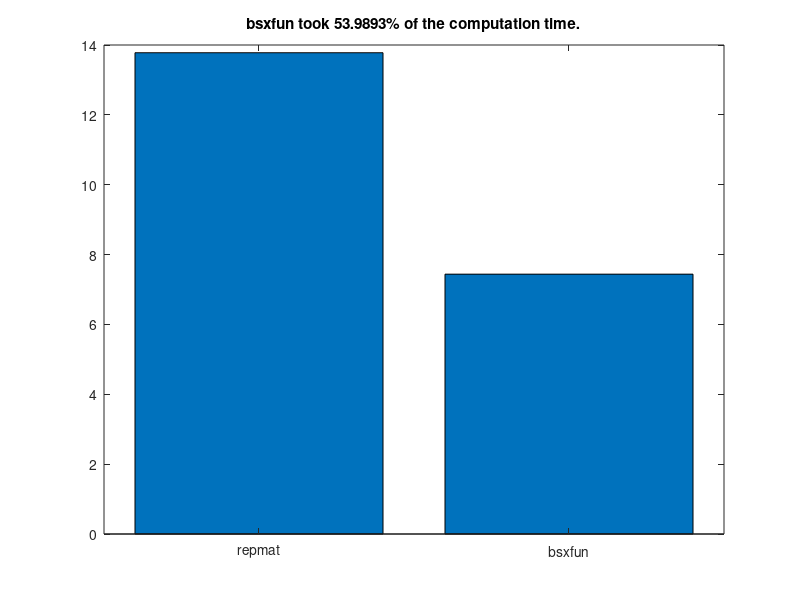

Recreate this plot in MATLAB.
%% Analyzing Neural Time Series Data
% Matlab code for Chapter 4 script A
% Mike X Cohen
% 
% This code accompanies the book, titled "Analyzing Neural Time Series Data" 
% (MIT Press). Using the code without following the book may lead to confusion, 
% incorrect data analyses, and misinterpretations of results. 
% Mike X Cohen assumes no responsibility for inappropriate or incorrect use of this code. 

%% variables, part I
% Let's start with variables. A variable is a place-holder for
% information. To create a variable, you simply assign it information. 
% For example,

mike = 10;
bob  = 20;

% If you type these into the command window (or highlight them here and hit
% F9, or highlight them, right-click, and choose "Evaluate Selection"), you 
% will create the variables.
% Because the variables refer to numbers, you can add them, multiple them,
% etc: 
mike + bob; % Note: You can also put comments after code
(mike+bob)/(mike-bob)

% Notice that when the line ends with a semicolon, the output is suppressed, 
% and when there is no semicolon, it outputs the results in the command window.

% variables can also be strings:
mike = 'mike'; 
% now we've re-assigned mike from a number to a character array. Type
% 'whos' into the matlab command. 
whos

% You can also assign matrices to variables:
a_simple_matrix=[ 3 4 5; 1 2 3; 9 8 7 ];
% type this into the command to see how the semicolon was used to delineate
% separate lines. 

% Square brackets concatinate: 
mikes_full_name = [ mike ' cohen' ];
mikes_two_fav_numbers = [ 7 23 ];

% type whos in the command to see the properties of our variables. Note the 
% difference between double and char (character), and note the sizes of different variables.

%% Variables, part II

% Variables can be more sophisticated. Variables can be cells, which
% are like blocks that may contain different kinds of information. 
var1{1} = [ 1 2 3 4 5 6 7 ];
var1{2} = 'hello world';
var1{3} = [ 1 3 6 7 4 3 5 6 7 87 76 43 4 5 6 767 ];

var1
var1{2}

% The most flexible type of variable is a structure. Structures contain fields that 
% are used for different kinds of data. For example:

ANTS.name = 'mike'; % ANTS = Analyzing Neural Time Series
ANTS.position = 'author';
ANTS.favorite_toothpaste_flavor = 'cinnamon';
ANTS.number_of_watches = 18;
ANTS.favorite_color = [ .8 .1 .8 ]; % RGB values

% You can also have an array of structures
ANTS(2).name = 'Your name here';
ANTS(2).position = 'reader';
ANTS(2).favorite_toothpaste_flavor = 'bratworst'; % gross, but true
ANTS(2).number_of_watches = 1;
ANTS(2).favorite_color = [ 1 1 1 ];

% now you can get information about all fields from one specific element of
% the structure:
ANTS(1)

% or information about one field within one member:
ANTS(1).number_of_watches

% or information about one field from all members:
ANTS.favorite_toothpaste_flavor

% note that this last result came out as two separate answers. If you want
% to combine them into a single output (e.g., a cell array), use curly
% brackets:
{ANTS.favorite_toothpaste_flavor}

%% functions

% functions are modular pieces of code stored in a separate file. Most
% functions can be opened and you can see/modify the code. Some functions
% are compiled and not viewable or editable.

% Functions may take inputs:
randperm(4) % randperm is a function that randomly permutes integers. 4 is the input. 

% or a vector:
mean([1 3 2 4 3 5 4 6])

% to see the guts of this function, highlight "mean" and right-click,
% Open File (or type "edit mean" in the command, or highlight and Ctrl-D)

% IMPORTANT! Do not modify matlab functions unless you really know what
% you're doing! A better idea is to copy the function into a different file
% and use a different name. 

% Most functions also give outputs:
permuted_integers = randperm(4); % now the output of the function is stored in a new variable

whos permuted_in* % Note that you can also use the * character for whos

% some functions can have multiple inputs: 
random_number_matrix = rand(4,6); % Here, we asked for a 4 x 6 matrix of random numbers

% some functions have multiple outputs:
[max_value max_value_index] = max([1 2 3 9 8 7 6]);
% This also shows matrix indexing, which we'll get to soon. 

% IMPORTANT: You can use the output of one function as the input to another
% function. This is a powerful way to make your matlab programming fast and
% efficient. On the other hand, if you embed functions to an extreme you
% might unreadable code.
[max_value max_value_index] = max( randperm( round( rand(1)*10 ) ) );
% Note that when you put the cursor on a parenthesis, it underlines the
% corresponding other parenthesis. 

% type 'help <function_name>' in the matlab command to
% read about a function. 
help max % also try: doc max

%% indexing

% Indexing is a powerful tool in matlab to access particular parts of a
% variable. Indexing is very simple: Imagine you have 100 twinkies arranged
% in a 10 x 10 square: 
twinkies = rand(10,10)

% If you wanted to eat the twinkie in the 4th row, 8th column, you write:
the_twinkie_i_will_eat = twinkies(4,8);

%% The colon operator

% By default, the colon operator increments in integer units from the 
% first to the second number. Observe:
1:10
% You can also increment by a certain amount:
1:2:10
count2ten=1:.23956:10;

% the colon operator is also useful when indexing. Let's say you want to
% eat several twinkies:
twinkies_i_will_eat = twinkies(4:8,2:7);

% Question: How big should the variable twinkies_i_will_eat be? 
whos twin* % answer

% To count backwards, you must specify that you want to skip with a negative number:
rookie_mistake     = 10:1;
how_the_pros_do_it = 10:-1:1;

%% determining the sizes of variables

% You can see variable sizes using whos, but there are also ways 
% to output matrix sizes into variables, which will be useful in many situations.

length(random_number_matrix)
% important! "length" returns the length of the longest dimension, regardless of how many dimensions there are!

% you can use size to find the sizes of all dimensions:
size(twinkies)
size(twinkies,1) % or only specific dimensions...

numel(twinkies) % numel stands for 'total number of elements'

% these functions also produce outputs:
twinkie_array_size = size(twinkies);
prod(twinkie_array_size) % prod returns the product of input numbers

% of course, these functions work on non-numeric variables, e.g.,
length(ANTS)

%% for-loops

% A for-loop is a way to iterate repeatedly:

for counting_variable = 1:10
    disp(counting_variable); % disp stands for display, which prints information in the command window
end

% another example:
for counting_variable = 1:2:10
    disp([ 'The ' num2str(counting_variable) 'th iteration value times 2 divided by 3 and added to 7 is ' num2str(counting_variable*2/3+7) '.' ])
end

% You can embed loops within loops
for i = 1:5
    for j = 3:7
        product_matrix(i,j) = i*j; % Matlab produces a warning here because product_matrix is not initialized. See text in Chapter 4.
    end
end

% Two important things to note here: (1) You can use the same numbers as
% indices AND as variables; (2) Unspecified elements in a matrix are
% automatically created and set to zero. 

number_rows    = 5; % having many spaces is allowed and facilitates code aesthetics
number_columns = 7;
% initialize matrix with zeros
product_matrix = zeros(number_rows,number_columns);

for i=1:number_rows
    for j=1:number_columns
        product_matrix(i,j)=i*j;
    end % end j-loop
end % end i-loop

% note the comments following end-statements. When you have multiple long
% loops, this kind of commenting will be helpful. Also note that when you 
% click on one of the "for" or "end" statements, its pair will be underlined. 

%% if-statements

% Exactly how it sounds
if 4>5
    disp('Something has gone awry in the universe')
end

if 4>5
    disp('Something is still very wrong')
else
    disp('Whew! Everything''s normal.') % note the two single-parenthesis marks inside the string
end

% the 'switch/case' statement is similar to 'if/else'
for counting_variable = 1:2:10
    switch counting_variable
        case 1 % compares 'counting_variable' to '1'
            disp([ 'The ' num2str(counting_variable) 'st iteration value times 2 divided by 3 and added to 7 is ' num2str(counting_variable*2/3+7) '.' ])
        case 2
            disp([ 'The ' num2str(counting_variable) 'nd iteration value times 2 divided by 3 and added to 7 is ' num2str(counting_variable*2/3+7) '.' ])
        case 3
            disp([ 'The ' num2str(counting_variable) 'rd iteration value times 2 divided by 3 and added to 7 is ' num2str(counting_variable*2/3+7) '.' ])
        otherwise
            disp([ 'The ' num2str(counting_variable) 'th iteration value times 2 divided by 3 and added to 7 is ' num2str(counting_variable*2/3+7) '.' ])
    end % end switch
end

%% boolean (true/false)

% sometimes, it's useful to know if a statement is TRUE or FALSE. 
% You can use a double-equals sign:

5==5

% The answer is '1', which in this case means 'true'. The oppose of true (1) is false (0):
5==4

% You can assign these answers to variables:
fourIsFive = 4==5; % see below for disambiguating = and ==

whos fourIsFive
% note that 'fourIsFive' is type "logical", or boolean. 

% Other related useful functions:
matrix0 = false(10,3);
matrix1 = true(4,12);

% you can use the tilde "~" to negate a statement:
~(1==1) % false because the negation of 1==1 is false
~(4>3)  % also false because the negation of 4>3 is false
~(4<3)  % true because it is false (~) that 4 is greater than 3. Tricky!

% things can sometimes get tricky:
truthtest = 1 == 2;

% Remember:
%    One equals sign is a statement ("you have this value").
%    Two equals signs means you are asking a question ("are these the same?").
% Mnemonic: "Say with one (=), ask with two (==), then you know just who is who!" 
%           (I didn't say it was a good mnemonic...)

%% repmat

% repmat is short for "replicate matrix." It is a handy function that
% is often used in analyses. The problem that repmat solves is matrix
% operations with other matrices. First, consider that adding a scalar 
% (a single number) to a matrix is no problem. 

mat = rand(4);

mat+23

% Now imagine that mat is EEG data with 4 electrodes and 10 time points:
mat = rand(4,10);

% now you want to subtract the mean over time:
meanOverTime = mean(mat,2); % second input to mean function is the dimension along which to compute the mean

mat = mat - meanOverTime;

% the previous line crashes because the matrices are of unequal size
whos mat meanOverTime

% repmat will help:
meanOverTimeRepmat = repmat(meanOverTime,1,size(mat,2));
whos mat meanOverTime*
% repmat takes 3 inputs: the matrix you want to replicate, the number of
% times to replicate it over rows, and the number of times to replicate it
% over columns (you can also input more dimensions). We want to replicate
% this matrix only over time points (the size of the second dimension of
% mat). Now the subtraction works:

matmean = mat - meanOverTimeRepmat;


% Other examples of repmat:
mat = [1 2 3; 10 20 30];

repmat(mat,1,1)
repmat(mat,1,2)
repmat(mat,2,1)

%% bsxfun

% bsxfun is a useful function for fast and easy array and matrix manipulations.
% It was introduced to Matlab fairly recently, so older versions of Matlab
% do not have this utility. 

% for example, the following function will add 4 to a random matrix:
bsxfun(@plus,randn(10),4)

% this might not seem any better than "randn(10)+4" and for this small
% case, it isn't. bsxfun is more useful because it performs
% singleton-expansion, which means you may be able to avoid using repmat.
% For example, imagine a dataset with 100 channels and 100,000 time points: 
a  = rand(100,100000);

% To subtract the mean of the entire time series: 
am = a - repmat(mean(a,2),1,size(a,2));

% Notice that the repmat is necessary:
am = a - mean(a,2);

% The previous line crashes because the sizes of a and its mean are not the
% same. However, bsxfun expands this automatically
am = bsxfun(@minus,a,mean(a,2));

% let's do a timing test...
tic
for i=1:100
    am = a - repmat(mean(a,2),1,size(a,2));
end
t(1)=toc;

tic
for i=1:100
    am = bsxfun(@minus,a,mean(a,2));
end
t(2)=toc;

figure
bar(t)
set(gca,'xtick',1:2,'xticklabel',{'repmat';'bsxfun'},'xlim',[.5 2.5])
title([ 'bsxfun took ' num2str(100*t(2)/t(1)) '% of the computation time.' ])
% you'll learn more about the above lines in part B of this code


% Thus, bsxfun is a bit faster but also more convenient to use, and more elegant. 
% There are other similar functions to bsxfun, including arrayfun and cellfun. 
% In addition to speed, the *fun functions allow you to avoid using loops. 
% For example, let's say you want to know the length of items in a cell array. 

% create cell array whose elements have variable lengths
c = cell(1,40);
for i=1:length(c)
    c{i} = randn(1,round(rand*100));
end

% now you want to know how many elements are in each cell. 
% Normally you need a loop:
cell_lengths = zeros(size(c));
for i=1:length(c)
    cell_lengths(i) = numel(c{i});
end

% But cellfun is more efficient:
cell_lengths = cellfun(@length,c);

%% end

% continue on the part b of this code...
